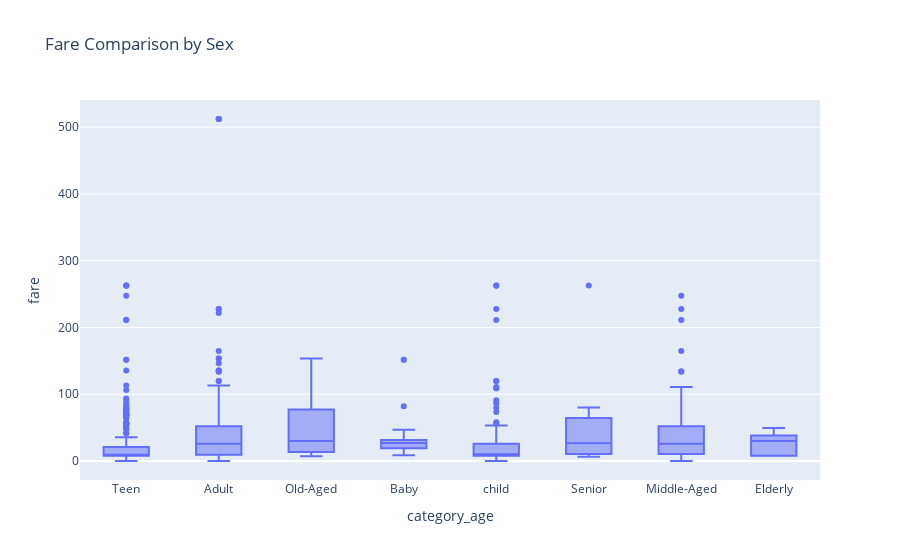

Write notebook code for a chart like this one.
### Code cell
import plotly.express as px

fig = px.box(df, x='category_age', y='fare', title='Fare Comparison by Sex')
#fig.update_layout(xaxis={'categoryorder': 'total descending'})

fig.show()

### Figure 1 — Plotly figure (JSON) as saved in the notebook; plotly's stock layout.template omitted (floating-point values rounded to 4 significant figures; data arrays with more than 128 entries replaced by an {"elided": "..."} marker saying what was removed)
{"data": [{"alignmentgroup": "True", "hovertemplate": "category_age=%{x}<br>fare=%{y}<extra></extra>", "legendgroup": "", "marker": {"color": "#636efa"}, "name": "", "notched": false, "offsetgroup": "", "orientation": "v", "showlegend": false, "type": "box", "x": {"elided": "891 str values"}, "x0": " ", "xaxis": "x", "y": {"elided": "891 float values"}, "y0": " ", "yaxis": "y"}], "layout": {"boxmode": "group", "legend": {"tracegroupgap": 0}, "title": {"text": "Fare Comparison by Sex"}, "xaxis": {"anchor": "y", "domain": [0, 1], "title": {"text": "category_age"}}, "yaxis": {"anchor": "x", "domain": [0, 1], "title": {"text": "fare"}}}}
